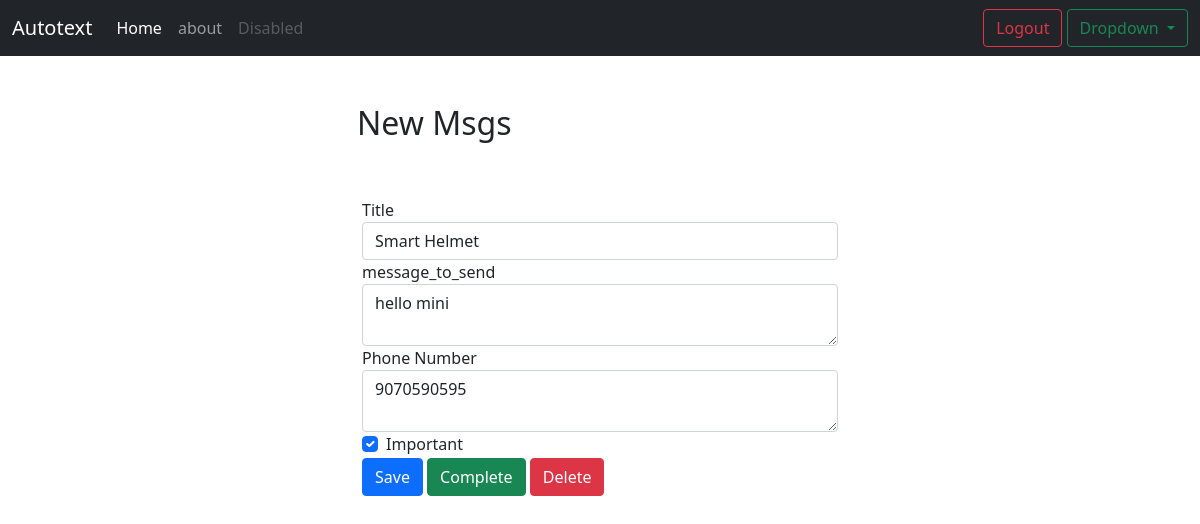
/msg/1 (signed in), run on the app's committed database.
### reminders/models.py (models this page shows, shortened)
class Automate_text(models.Model):
    title = models.CharField(max_length=100)
    message = models.TextField(blank=True)
    number = models.IntegerField(blank=False)
    created = models.DateTimeField(auto_now_add=True)
    datecompleted = models.DateTimeField(null=True, blank=True)
    important = models.BooleanField(default=False)
    user = models.ForeignKey(User, on_delete=models.CASCADE)

### reminders/views.py (the view, shortened to what this page needs)
# urls.py: path('msg/<int:msg_pk>', views.viewmsgs, name='viewmsgs'),
@login_required
def viewmsgs(request, msg_pk):
    msg = get_object_or_404(Automate_text, pk=msg_pk, user=request.user)
    if request.method == 'GET':
        form = TimetableForm(instance=msg)
        return render(request, 'reminders/view_msgs.html', {'msg':msg, 'form':form})

### reminders/forms.py
class TimetableForm(ModelForm):
    class Meta:
        model = Automate_text
        fields = ['title', 'message', 'number',  'important']

### reminders/templates/reminders/view_msgs.html (shortened to what this page needs)
{% extends "reminders/base_two.html" %}
{% block content %}
<div class="row justify-content-center mt-5">
    <div class="col-md-5">
        <h2>New Msgs</h2>
    </div>
    <div class="row justify-content-center mt-5">
        <div class="col-md-5">
            <form method="POST">
                <div class="form-group">
                    <label for="title">Title</label>
                    <input type="text" name="title" class="form-control" id="title" value="{{ msg.title }}" required>
                </div>
                <div class="form-group">
                    <label for="message">message_to_send</label>
                    <textarea name="message" rows="2" class="form-control" id="message" >{{ msg.message }}</textarea>
                </div>
                <div class="form-group">
                    <label for="number">Phone Number</label>
                    <textarea name="number" rows="2" class="form-control" id="number" >{{ msg.number }}</textarea>
                </div>
                <div class="form-group form-check">
                    <input type="checkbox" name="important" class="form-check-input" id="important" {% if msg.important %}checked{% endif %}>
                    <label class="form-check-label" for="important">Important</label>
                </div>
                <button type="submit" class="btn btn-primary">Save</button>
                <button type="button" class="btn btn-success" onclick="$('#complete').click()">Complete</button>
                <button type="button" class="btn btn-danger" onclick="$('#delete').click()">Delete</button>
            </form>
        </div>
    </div>
</div>
{% endblock %}

### data on the page
Automate_text: title "Smart Helmet", message "hello mini", number "9070590595", important "☑"
